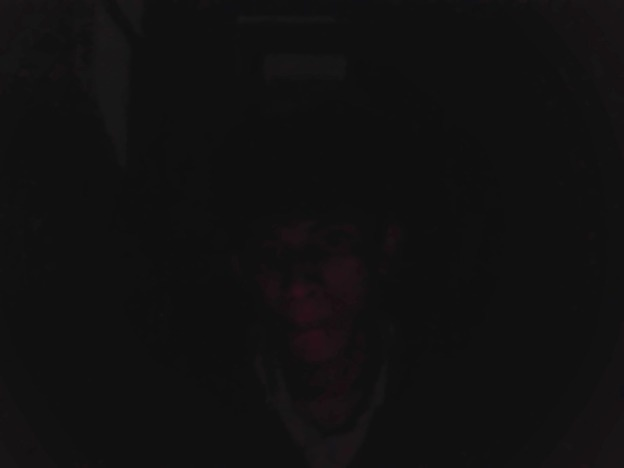
#> input picture server/temp_image.jpg, 624 x 468 px
$ python -i utils.py   (imports and definitions only)
#> lines starting #> are read from the running program, lines starting #| are printed output that depends on the picture
import cv2
import numpy as np
from PIL import Image
import io
import base64
import logging

logger = logging.getLogger(__name__)

def decode_image(base64_image: str) -> np.ndarray:
    """Convert base64 image to OpenCV format with improved error handling."""
    try:
        # Remove data URL prefix if present
        if ',' in base64_image:
            image_data = base64_image.split(',')[1]
        else:
            image_data = base64_image

        # Decode base64
        image_bytes = base64.b64decode(image_data)

        # Convert to PIL Image
        image = Image.open(io.BytesIO(image_bytes))

        # Convert to RGB if not already
        if image.mode != 'RGB':
            image = image.convert('RGB')

        # Convert to numpy array
        numpy_image = np.array(image)

        # Convert to BGR for OpenCV
        opencv_image = cv2.cvtColor(numpy_image, cv2.COLOR_RGB2BGR)

        logger.info("Image decoded successfully")
        return opencv_image

    except Exception as e:
        logger.error(f"Error decoding image: {str(e)}")
        raise

>>> import cv2
>>> picture = cv2.imread('temp_image.jpg', cv2.IMREAD_GRAYSCALE)
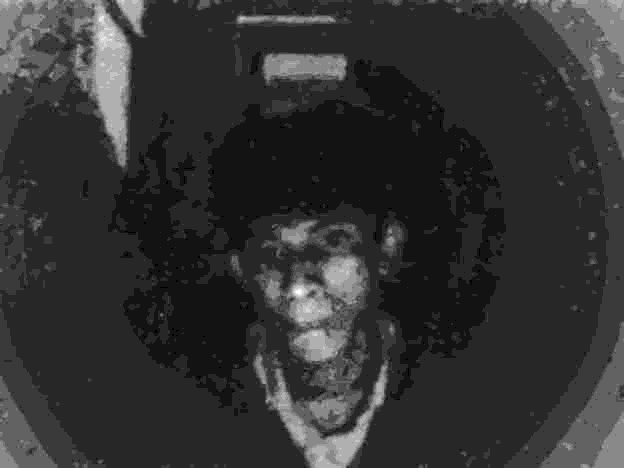
#> picture: shape (468, 624); min 14, max 27, mean 16.6; drawn with min black and max white
#> (the run stopped early here; a loop or call above may not have finished)
